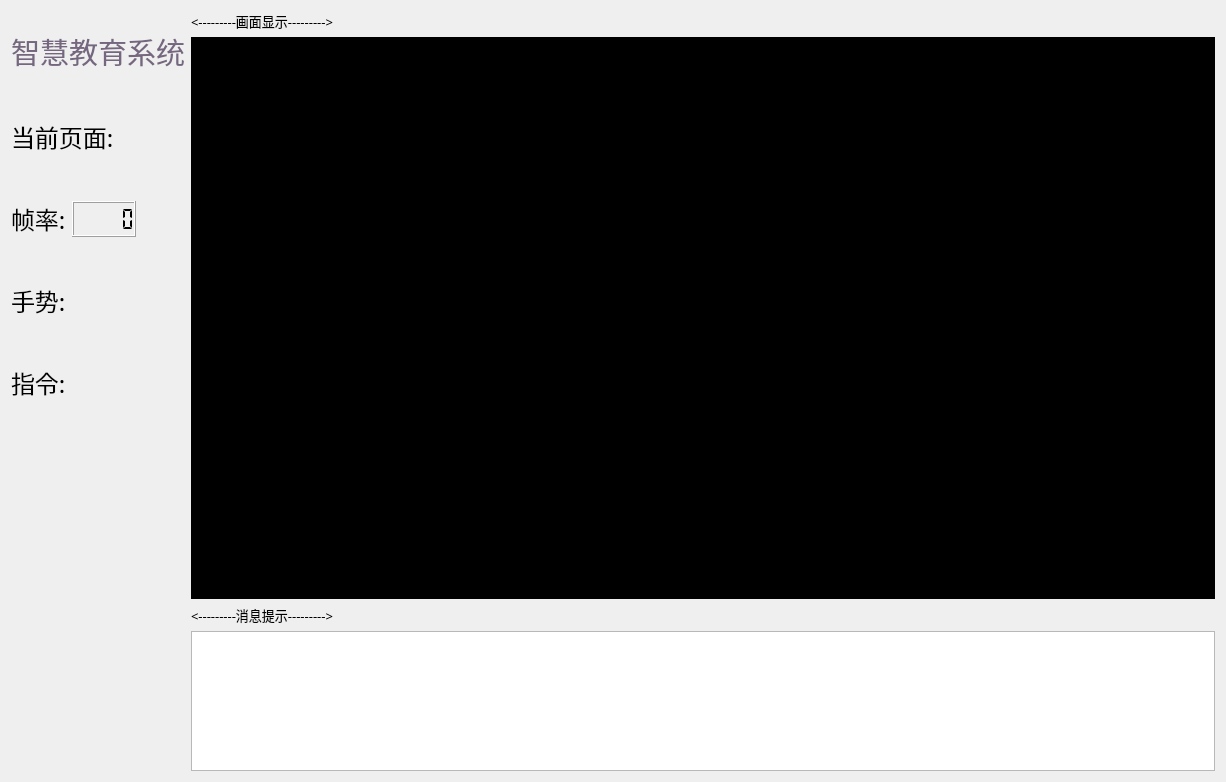
<?xml version="1.0" encoding="UTF-8"?>
<ui version="4.0">
 <class>Form</class>
 <widget class="QWidget" name="Form">
  <property name="geometry">
   <rect>
    <x>0</x>
    <y>0</y>
    <width>1226</width>
    <height>782</height>
   </rect>
  </property>
  <property name="windowTitle">
   <string>Form</string>
  </property>
  <property name="autoFillBackground">
   <bool>true</bool>
  </property>
  <property name="styleSheet">
   <string notr="true"/>
  </property>
  <layout class="QHBoxLayout" name="horizontalLayout_12">
   <item>
    <layout class="QHBoxLayout" name="horizontalLayout" stretch="0,7">
     <property name="sizeConstraint">
      <enum>QLayout::SetDefaultConstraint</enum>
     </property>
     <item>
      <layout class="QVBoxLayout" name="verticalLayout_showMenu" stretch="1,0,0,0,0,0,0,0,0,0,20">
       <item>
        <spacer name="verticalSpacer_37">
         <property name="orientation">
          <enum>Qt::Vertical</enum>
         </property>
         <property name="sizeHint" stdset="0">
          <size>
           <width>20</width>
           <height>40</height>
          </size>
         </property>
        </spacer>
       </item>
       <item>
        <widget class="QLabel" name="AllName">
         <property name="font">
          <font>
           <family>幼圆</family>
           <pointsize>22</pointsize>
          </font>
         </property>
         <property name="styleSheet">
          <string notr="true">color: rgb(117, 103, 127);</string>
         </property>
         <property name="text">
          <string>智慧教育系统</string>
         </property>
         <property name="alignment">
          <set>Qt::AlignCenter</set>
         </property>
        </widget>
       </item>
       <item>
        <spacer name="verticalSpacer_40">
         <property name="orientation">
          <enum>Qt::Vertical</enum>
         </property>
         <property name="sizeHint" stdset="0">
          <size>
           <width>20</width>
           <height>40</height>
          </size>
         </property>
        </spacer>
       </item>
       <item>
        <layout class="QHBoxLayout" name="horizontalLayout_14" stretch="2,6">
         <item>
          <widget class="QLabel" name="label_21">
           <property name="font">
            <font>
             <family>Agency FB</family>
             <pointsize>18</pointsize>
            </font>
           </property>
           <property name="text">
            <string>当前页面:</string>
           </property>
          </widget>
         </item>
         <item>
          <widget class="QLabel" name="now_page">
           <property name="font">
            <font>
             <family>Agency FB</family>
             <pointsize>18</pointsize>
            </font>
           </property>
           <property name="text">
            <string/>
           </property>
          </widget>
         </item>
        </layout>
       </item>
       <item>
        <spacer name="verticalSpacer_39">
         <property name="orientation">
          <enum>Qt::Vertical</enum>
         </property>
         <property name="sizeHint" stdset="0">
          <size>
           <width>20</width>
           <height>40</height>
          </size>
         </property>
        </spacer>
       </item>
       <item>
        <layout class="QHBoxLayout" name="horizontalLayout_13" stretch="1,1,8">
         <item>
          <widget class="QLabel" name="frame_num">
           <property name="font">
            <font>
             <family>Agency FB</family>
             <pointsize>18</pointsize>
            </font>
           </property>
           <property name="text">
            <string>帧率:</string>
           </property>
          </widget>
         </item>
         <item>
          <widget class="QLCDNumber" name="frame_lcdNumber">
           <property name="font">
            <font>
             <family>Agency FB</family>
             <pointsize>11</pointsize>
            </font>
           </property>
           <property name="segmentStyle">
            <enum>QLCDNumber::Flat</enum>
           </property>
          </widget>
         </item>
         <item>
          <spacer name="horizontalSpacer_7">
           <property name="orientation">
            <enum>Qt::Horizontal</enum>
           </property>
           <property name="sizeHint" stdset="0">
            <size>
             <width>40</width>
             <height>20</height>
            </size>
           </property>
          </spacer>
         </item>
        </layout>
       </item>
       <item>
        <spacer name="verticalSpacer_41">
         <property name="orientation">
          <enum>Qt::Vertical</enum>
         </property>
         <property name="sizeHint" stdset="0">
          <size>
           <width>20</width>
           <height>40</height>
          </size>
         </property>
        </spacer>
       </item>
       <item>
        <layout class="QHBoxLayout" name="horizontalLayout_15" stretch="2,6">
         <item>
          <widget class="QLabel" name="label_22">
           <property name="font">
            <font>
             <family>Agency FB</family>
             <pointsize>18</pointsize>
            </font>
           </property>
           <property name="text">
            <string>手势:</string>
           </property>
          </widget>
         </item>
         <item>
          <widget class="QLabel" name="hand_mod">
           <property name="font">
            <font>
             <family>Agency FB</family>
             <pointsize>18</pointsize>
            </font>
           </property>
           <property name="text">
            <string/>
           </property>
          </widget>
         </item>
        </layout>
       </item>
       <item>
        <spacer name="verticalSpacer_42">
         <property name="orientation">
          <enum>Qt::Vertical</enum>
         </property>
         <property name="sizeHint" stdset="0">
          <size>
           <width>20</width>
           <height>40</height>
          </size>
         </property>
        </spacer>
       </item>
       <item>
        <layout class="QHBoxLayout" name="horizontalLayout_16" stretch="4,6">
         <item>
          <widget class="QLabel" name="label_24">
           <property name="font">
            <font>
             <family>Agency FB</family>
             <pointsize>18</pointsize>
            </font>
           </property>
           <property name="text">
            <string>指令:</string>
           </property>
          </widget>
         </item>
         <item>
          <widget class="QLabel" name="construct">
           <property name="font">
            <font>
             <family>Agency FB</family>
             <pointsize>18</pointsize>
            </font>
           </property>
           <property name="text">
            <string/>
           </property>
          </widget>
         </item>
        </layout>
       </item>
       <item>
        <spacer name="verticalSpacer_38">
         <property name="orientation">
          <enum>Qt::Vertical</enum>
         </property>
         <property name="sizeHint" stdset="0">
          <size>
           <width>20</width>
           <height>40</height>
          </size>
         </property>
        </spacer>
       </item>
      </layout>
     </item>
     <item>
      <layout class="QVBoxLayout" name="verticalLayout_showPic" stretch="0,8,0,2">
       <item>
        <widget class="QLabel" name="label_20">
         <property name="font">
          <font>
           <family>Agency FB</family>
           <pointsize>10</pointsize>
          </font>
         </property>
         <property name="text">
          <string>&lt;---------画面显示---------&gt;</string>
         </property>
        </widget>
       </item>
       <item>
        <widget class="QGraphicsView" name="ShowImage_">
         <property name="autoFillBackground">
          <bool>true</bool>
         </property>
         <property name="styleSheet">
          <string notr="true">background: rgb(0, 0, 0)</string>
         </property>
         <property name="frameShape">
          <enum>QFrame::Panel</enum>
         </property>
         <property name="verticalScrollBarPolicy">
          <enum>Qt::ScrollBarAlwaysOff</enum>
         </property>
         <property name="horizontalScrollBarPolicy">
          <enum>Qt::ScrollBarAlwaysOff</enum>
         </property>
         <property name="backgroundBrush">
          <brush brushstyle="SolidPattern">
           <color alpha="0">
            <red>29</red>
            <green>29</green>
            <blue>29</blue>
           </color>
          </brush>
         </property>
         <property name="foregroundBrush">
          <brush brushstyle="NoBrush">
           <color alpha="255">
            <red>0</red>
            <green>0</green>
            <blue>0</blue>
           </color>
          </brush>
         </property>
         <property name="interactive">
          <bool>true</bool>
         </property>
         <property name="sceneRect">
          <rectf>
           <x>0.000000000000000</x>
           <y>0.000000000000000</y>
           <width>0.000000000000000</width>
           <height>0.000000000000000</height>
          </rectf>
         </property>
         <property name="cacheMode">
          <set>QGraphicsView::CacheNone</set>
         </property>
        </widget>
       </item>
       <item>
        <widget class="QLabel" name="label_19">
         <property name="font">
          <font>
           <family>Agency FB</family>
           <pointsize>10</pointsize>
          </font>
         </property>
         <property name="text">
          <string>&lt;---------消息提示---------&gt;</string>
         </property>
        </widget>
       </item>
       <item>
        <widget class="QPlainTextEdit" name="MessageShow"/>
       </item>
      </layout>
     </item>
    </layout>
   </item>
  </layout>
 </widget>
 <resources/>
 <connections/>
</ui>
